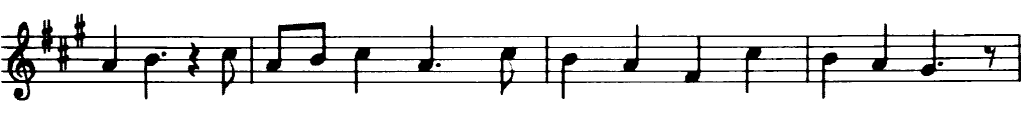
#> input picture imageprocessing/morphological/2.png, 1024 x 134 px
$ python extract_horizatal_line.py
#> lines starting #> are read from the running program, lines starting #| are printed output that depends on the picture; after the words box and inside, x2 and y2 are one past the last pixel; in counts of white or black regions, pixels touching at a corner belong together
"""
@file morph_lines_detection.py
@brief Use morphology transformations for extracting horizontal and vertical lines sample code
"""
import numpy as np
import sys
import cv2

def show_wait_destroy(winname, img):
    cv2.imshow(winname, img)
    cv2.moveWindow(winname, 500, 0)
    cv2.waitKey(0)
    cv2.destroyWindow(winname)
def main(argv):
    # [load_image]
    # Check number of arguments
#     if len(argv) < 1:
#         print ('Not enough parameters')
#         print ('Usage:\nmorph_lines_detection.py < path_to_image >')
#         return -1
    # Load the image
#> called with argv = './2.png'
    src = cv2.imread(argv, cv2.IMREAD_COLOR)
#> src is the input picture: shape (134, 1024, 3); min 0, max 255, mean 229.4
    # Check if image is loaded fine
    if src is None:
        print ('Error opening image: ' + argv[0])
        return -1
    # Show source image
    cv2.imshow("src", src)
    # [load_image]
    # [gray]
    # Transform source image to gray if it is not already
    if len(src.shape) != 2:
        gray = cv2.cvtColor(src, cv2.COLOR_BGR2GRAY)
    else:
        gray = src
    # Show gray image
    show_wait_destroy("gray", gray)
    # [gray]
    # [bin]
    # Apply adaptiveThreshold at the bitwise_not of gray, notice the ~ symbol
    gray = cv2.bitwise_not(gray)
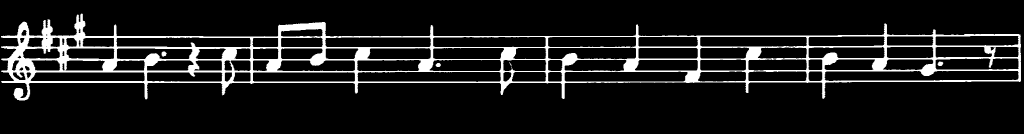
#> gray: shape (134, 1024); min 0, max 255, mean 25.6
    bw = cv2.adaptiveThreshold(gray, 255, cv2.ADAPTIVE_THRESH_MEAN_C, \
                                cv2.THRESH_BINARY, 15, -2)
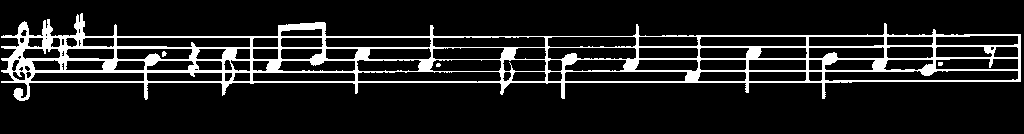
#> bw: shape (134, 1024); 11.7% white; 4 white regions (2 under 20 px), largest, box (x1, y1, x2, y2) and area: (1, 13, 1021, 101) 15986, (162, 51, 167, 57) 21
    # Show binary image
    show_wait_destroy("binary", bw)
    # [bin]
    # [init]
    # Create the images that will use to extract the horizontal and vertical lines
    horizontal = np.copy(bw)
    vertical = np.copy(bw)
    # [init]
    # [horiz]
    # Specify size on horizontal axis
    cols = horizontal.shape[1]
#> cols = 1024
    horizontal_size = int(cols / 30)
#> horizontal_size = 34
    # Create structure element for extracting horizontal lines through morphology operations
    horizontalStructure = cv2.getStructuringElement(cv2.MORPH_RECT, (horizontal_size, 1))
    # Apply morphology operations
    horizontal = cv2.erode(horizontal, horizontalStructure)
#> horizontal: shape (134, 1024); 6.4% white in thin lines or dots, all inside (x1, y1, x2, y2) = (18, 24, 1005, 83)
    horizontal = cv2.dilate(horizontal, horizontalStructure)
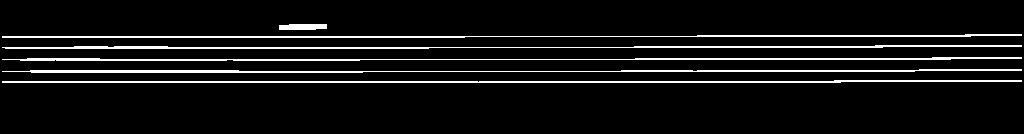
#> horizontal: shape (134, 1024); 7.2% white in thin lines or dots, all inside (x1, y1, x2, y2) = (2, 24, 1022, 83)
    # Show extracted horizontal lines
    show_wait_destroy("horizontal", horizontal)
    # [horiz]
    # [vert]
    # Specify size on vertical axis
    rows = vertical.shape[0]
#> rows = 134
    verticalsize = int(rows / 30)
#> verticalsize = 4
    # Create structure element for extracting vertical lines through morphology operations
    verticalStructure = cv2.getStructuringElement(cv2.MORPH_RECT, (1, verticalsize))
#> verticalStructure = [1, 1, 1, 1]
    # Apply morphology operations
    vertical = cv2.erode(vertical, verticalStructure)
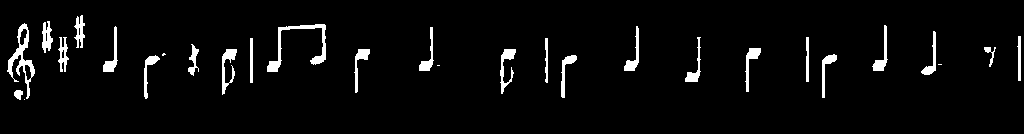
#> vertical: shape (134, 1024); 4.1% white; 29 white regions (4 under 20 px), largest, box (x1, y1, x2, y2) and area: (267, 24, 326, 72) 597, (7, 23, 35, 99) 588, (222, 49, 237, 95) 290
    vertical = cv2.dilate(vertical, verticalStructure)
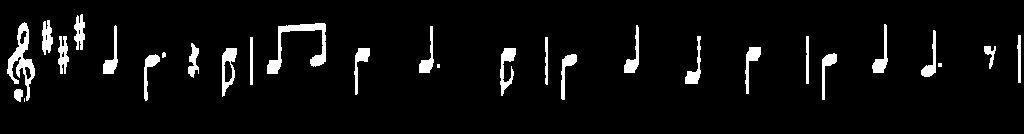
#> vertical: shape (134, 1024); 5.2% white; 29 white regions (3 under 20 px), largest, box (x1, y1, x2, y2) and area: (267, 23, 326, 74) 825, (7, 22, 35, 101) 780, (222, 48, 237, 97) 371
    # Show extracted vertical lines
    show_wait_destroy("vertical", vertical)
    # [vert]
    # [smooth]
    # Inverse vertical image
    vertical = cv2.bitwise_not(vertical)
    show_wait_destroy("vertical_bit", vertical)
    '''
    Extract edges and smooth image according to the logic
    1. extract edges
    2. dilate(edges)
    3. src.copyTo(smooth)
    4. blur smooth img
    5. smooth.copyTo(src, edges)
    '''
    # Step 1
    edges = cv2.adaptiveThreshold(vertical, 255, cv2.ADAPTIVE_THRESH_MEAN_C, \
                                cv2.THRESH_BINARY, 3, -2)
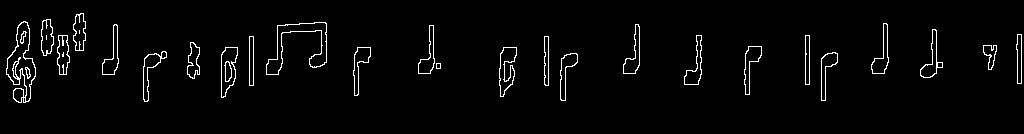
#> edges: shape (134, 1024); 2.7% white in thin lines or dots, all inside (x1, y1, x2, y2) = (6, 13, 1022, 103)
    show_wait_destroy("edges", edges)
    # Step 2
    kernel = np.ones((2, 2), np.uint8)
    edges = cv2.dilate(edges, kernel)
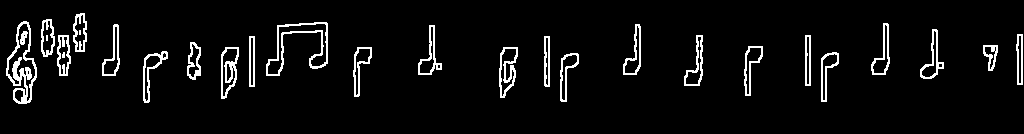
#> edges: shape (134, 1024); 5.4% white in thin lines or dots, all inside (x1, y1, x2, y2) = (6, 13, 1023, 104)
    show_wait_destroy("dilate", edges)
    # Step 3
    smooth = np.copy(vertical)
    # Step 4
    smooth = cv2.blur(smooth, (2, 2))
    # Step 5
    (rows, cols) = np.where(edges != 0)
    vertical[rows, cols] = smooth[rows, cols]
    # Show final result
    show_wait_destroy("smooth - final", vertical)
    # [smooth]
    return 0
if __name__ == "__main__":
    main( './2.png')
